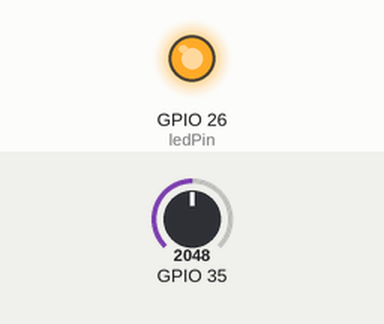
Recording of a sketch running on a simulated ESP32. On the bench: output pins drawn as LEDs (lit = HIGH). The test bench sets the inputs (shaded band); at power-on: GPIO 35 = 2048.

Above: at 1.2 s.
1.3 s: GPIO 35 set to 1071
2.8 s: GPIO 35 set to 972
At 3.1 s:
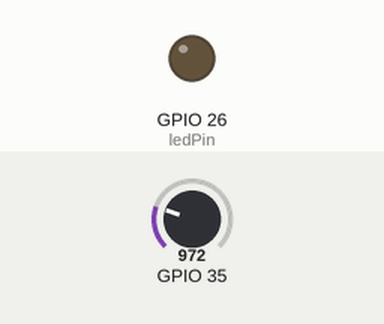
4.3 s: GPIO 35 set to 1040
At 5.5 s:
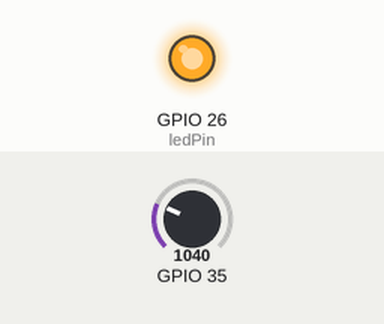
5.8 s: GPIO 35 set to 960
At 6.8 s:
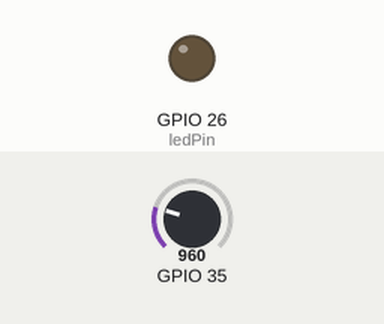
Timing chart, 0 to 8.3 s (numbered marks = the images above; inputs shaded):
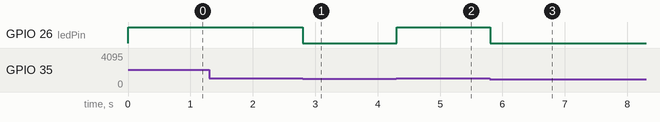

Measured:
- the behaviour switches between 1001 and 1000 on GPIO 35 (found by bisection; images 0 and 1)
- after the input at 1.3 s, every drawn part: stays the same
- after the input at 2.8 s, GPIO 26 (ledPin): HIGH → LOW at once
- after the input at 4.3 s, GPIO 26 (ledPin): LOW → HIGH at once
- after the input at 5.8 s, GPIO 26 (ledPin): HIGH → LOW at once

The sketch:

SmartLighting.ino
```cpp
const int ledPin = 26;


void setup() {
  // initialize digital pin ledPin as an output.
  pinMode(ledPin, OUTPUT);
}

void loop() {
  // read the analog value
  int analogValue = analogRead(35);

  // print out the values you read:
  //Serial.printf("ADC analog value = %d\n",analogValue);

  if (analogValue > 1000){
    digitalWrite(ledPin, HIGH);
  }else {
    digitalWrite(ledPin, LOW);
  }

  delay(100);  // delay in between reads for clear read from serial
}
```
